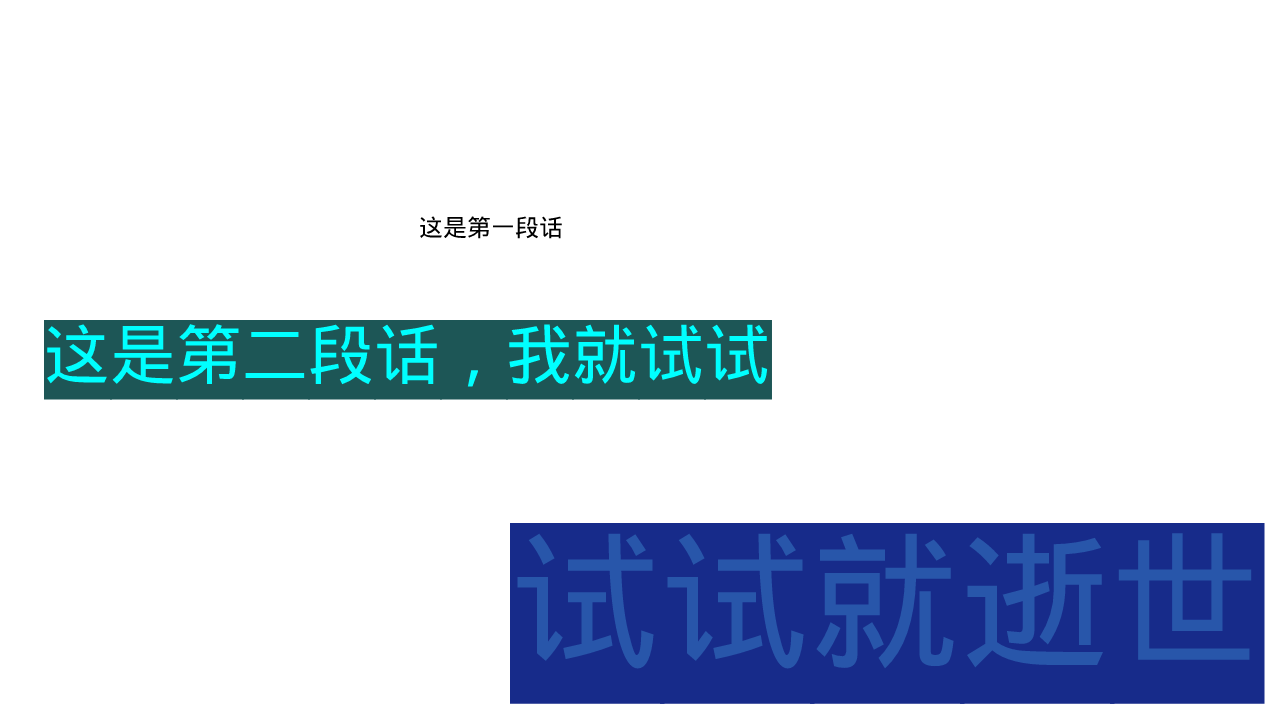
#> input picture images/1.png, 1280 x 720 px, found by its file name
$ python test1.py   (older library calls are emulated)
#> lines starting #> are read from the running program, lines starting #| are printed output that depends on the picture; after the words box and inside, x2 and y2 are one past the last pixel; in counts of white or black regions, pixels touching at a corner belong together
import cv2
import numpy as np


def match_loc(model_imgpath,test_imgpath): # 通过匹配获取目标图片相对位置
#> called with model_imgpath = '../images/1.png', test_imgpath = '../images/1.png'
    model_img = cv2.imread(model_imgpath)
#> model_img is the input picture: shape (720, 1280, 3); mean B, G, R 230.3, 216.6, 206.4
    test_img = cv2.imread(test_imgpath)

    b_model, g_model, r_model = cv2.split(model_img)
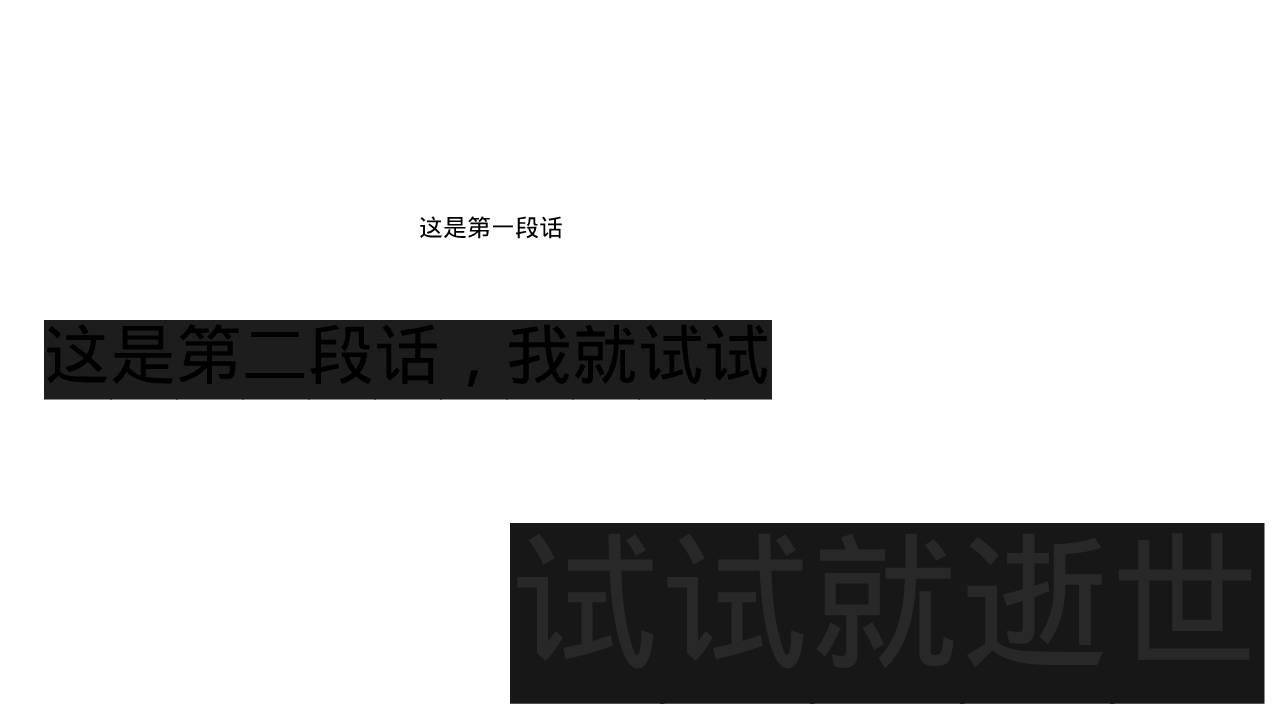
#> r_model: shape (720, 1280); min 0, max 255, mean 206.4
    b_test, g_test, r_test = cv2.split(test_img)
    w, h = g_model.shape[::-1]

    result = cv2.matchTemplate(g_test, g_model, cv2.TM_CCOEFF_NORMED)
#> result = [1]
    (min_val, score, min_loc, max_loc) = cv2.minMaxLoc(result)
#> min_val = 1; score = 1; min_loc = (0, 0); max_loc = (0, 0)
    bottom_right = (max_loc[0] + w, max_loc[1] + h)
#> bottom_right = (1280, 720)
    print('max_loc',max_loc)
#| max_loc (0, 0)
    kuang = cv2.rectangle(test_img, max_loc, bottom_right, 255, 2)
    cv2.imshow('test_img',kuang)
    cv2.waitKey(0)
    return test_img,max_loc, g_test


def Morph_exam(test_img,g_test):
    sobel = cv2.Sobel(g_test, cv2.CV_8U, 1, 0, ksize=3)
    ret, binary = cv2.threshold(sobel, 0, 255, cv2.THRESH_OTSU + cv2.THRESH_BINARY)
    cv2.imshow('binary',binary)
    cv2.waitKey(0)

    # 形态核：膨胀让轮廓突出--- 腐蚀去掉细节--再膨胀，让轮廓更明显
    element1 = cv2.getStructuringElement(cv2.MORPH_RECT, (30, 9))
    element2 = cv2.getStructuringElement(cv2.MORPH_RECT, (24, 6))

    dilation = cv2.dilate(binary, element2, iterations=1)
    erosion = cv2.erode(dilation, element1, iterations=1)
    dilation2 = cv2.dilate(erosion, element2, iterations=2)
    cv2.imshow('dilation2',dilation2)
    cv2.waitKey(0)

    # 查找轮廓和筛选文字区域
    region = []
    _,contours, hierarchy = cv2.findContours(dilation2, cv2.RETR_TREE, cv2.CHAIN_APPROX_SIMPLE)
    for i in range(len(contours)):
        cnt = contours[i]
        area = cv2.contourArea(cnt)
        if (area < 800):
            continue
        rect = cv2.minAreaRect(cnt)
        print("rect is: ",rect)

        # 获取box四点坐标, 根据文字特征，筛选可能是文本区域的矩形。
        box = cv2.boxPoints(rect)
        box = np.int0(box)
        height = abs(box[0][1] - box[2][1])
        width = abs(box[0][0] - box[2][0])
        if (height > width * 1.3):
            continue
        region.append(box)

    # 绘制轮廓
    for box in region:
        cv2.drawContours(test_img, [box], 0, (0, 255, 0), 2)
    cv2.imshow('img', test_img)
    cv2.waitKey(0)
    return region

if __name__ == '__main__':
    model_imgpath = '../images/1.png'
    test_imgpath = '../images/1.png'
    test_img,max_loc, g_test = match_loc(model_imgpath, test_imgpath)
#> max_loc = (0, 0)
    Morph_exam(test_img,g_test)
#> in Morph_exam, `sobel = cv2.Sobel(g_test, cv2.CV_8U, 1, 0, ksize=3)`:
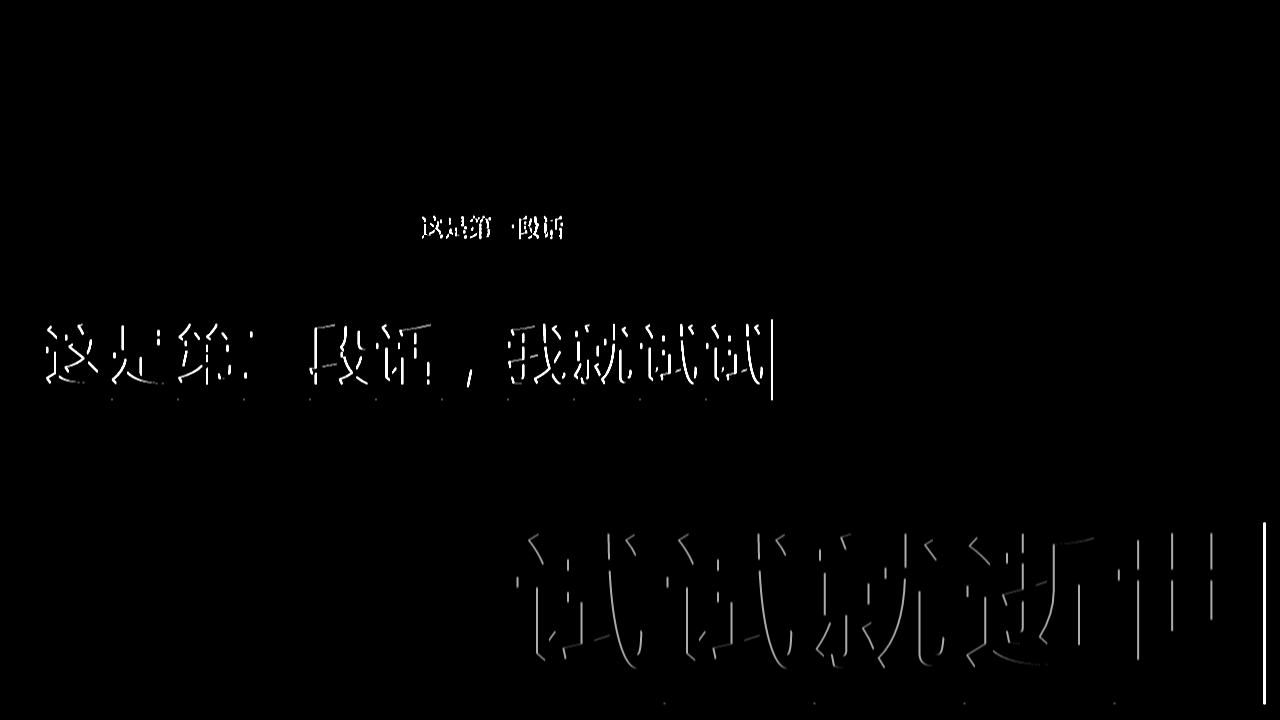
#> sobel: shape (720, 1280); min 0, max 255, mean 2.3
#> in Morph_exam, `ret, binary = cv2.threshold(sobel, 0, 255, cv2.THRESH_OTSU + cv2.THRES..`: ret = 101
#> in Morph_exam, `dilation = cv2.dilate(binary, element2, iterations=1)`:
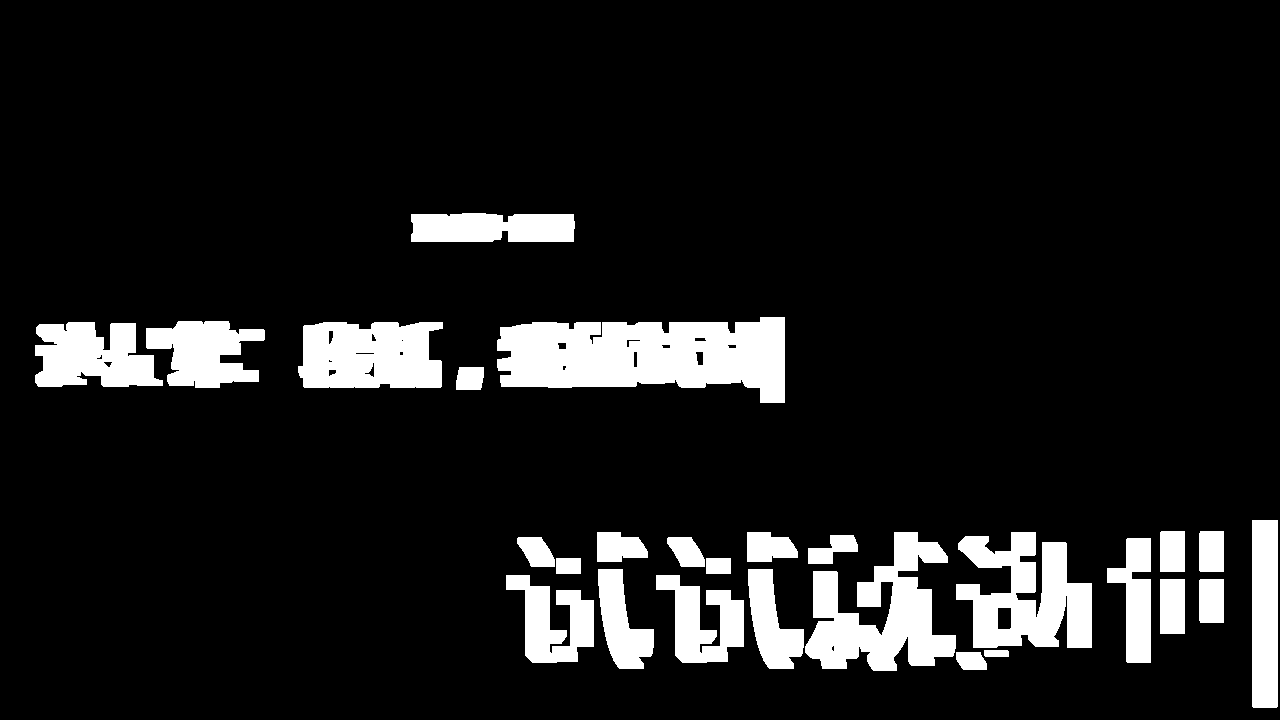
#> dilation: shape (720, 1280); 10.6% white; 27 white regions, largest, box (x1, y1, x2, y2) and area: (497, 317, 785, 403) 18117, (805, 532, 956, 671) 10903, (956, 532, 1092, 648) 9928
#> in Morph_exam, `_,contours, hierarchy = cv2.findContours(dilation2, cv2.RETR_TREE, cv2..`: contours = 17 contours; largest, box (x1, y1, x2, y2) and area: (490, 322, 795, 390) 19042, (749, 589, 1070, 659) 10472, (292, 327, 452, 389) 8290, (28, 331, 164, 387) 5794, (139, 324, 269, 385) 5388
#> the loop in Morph_exam, `for i in range(len(contours)):` made 17 passes
#> (area, rect, box, height, width) on passes 3 to 6: (832.5, ((696, 637.5), (15, 56), -90), [[724, 645], [668, 645], [668, 630], [724, 630]], 15, 56), (832.5, ((546, 637.5), (15, 56), -90), [[574, 645], [518, 645], [518, 630], [574, 630]], 15, 56), (1800.5, ((631, 643.5), (29, 64), -90), [[662, 657], [598, 657], [598, 628], [662, 628]], 29, 64), (851.5, ((996.5, 602), (14, 61), -90), [[1027, 608], [966, 608], [966, 594], [1027, 594]], 14, 61)
#> (printed output is left out)
#> after the loop in Morph_exam, `for i in range(len(contours)):`: region = 15 items
#> the loop in Morph_exam, `for box in region:` made 15 passes
#> box on passes 1 to 8: [[724, 645], [668, 645], [668, 630], [724, 630]], [[574, 645], [518, 645], [518, 630], [574, 630]], [[662, 657], [598, 657], [598, 628], [662, 628]], [[1027, 608], [966, 608], [966, 594], [1027, 594]], [[1069, 658], [749, 658], [749, 589], [1069, 589]], [[1101, 597], [1035, 597], [1035, 583], [1101, 583]], [[1029, 567], [966, 567], [966, 554], [1029, 554]], [[949, 556], [887, 556], [887, 542], [949, 542]]
#> after the loop in Morph_exam, `for box in region:`:
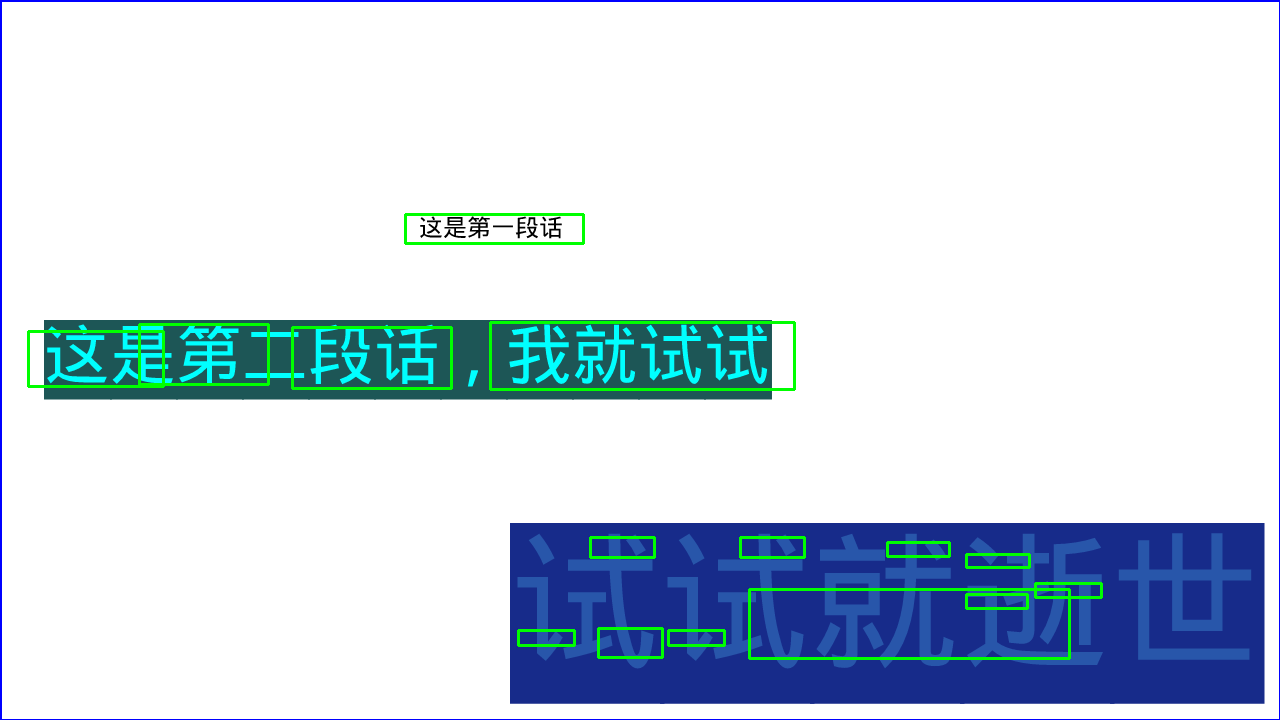
#> test_img: shape (720, 1280, 3); mean B, G, R 228.1, 217.2, 203.9

$ run again, with images/10.png copied over images/1.png
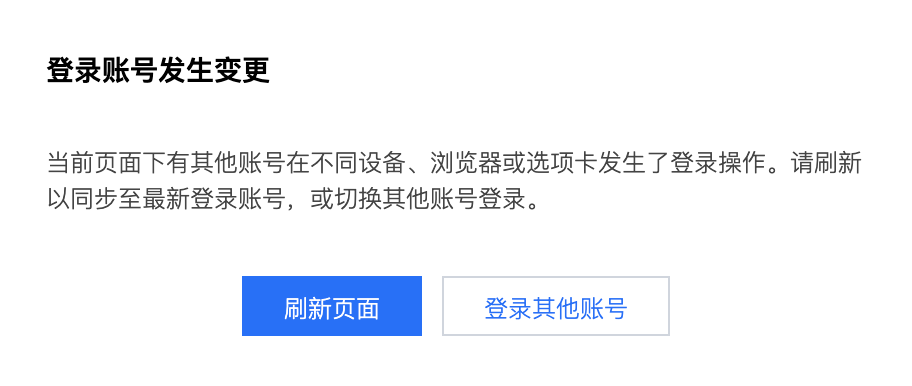
#> input picture images/10.png, 912 x 386 px, found by its file name
#> in match_loc, model_img is the input picture: shape (386, 912, 3); mean B, G, R 248.2, 244, 241.7
#> result = [1]
#> in match_loc, `(min_val, score, min_loc, max_loc) = cv2.minMaxLoc(result)`: min_val = 1; min_loc = (0, 0)
#> bottom_right = (912, 386)
#| max_loc (0, 0)
#> `test_img,max_loc, g_test = match_loc(model_imgpath, test_imgpath)`: max_loc = (0, 0)
#> in Morph_exam, `ret, binary = cv2.threshold(sobel, 0, 255, cv2.THRESH_OTSU + cv2.THRES..`:
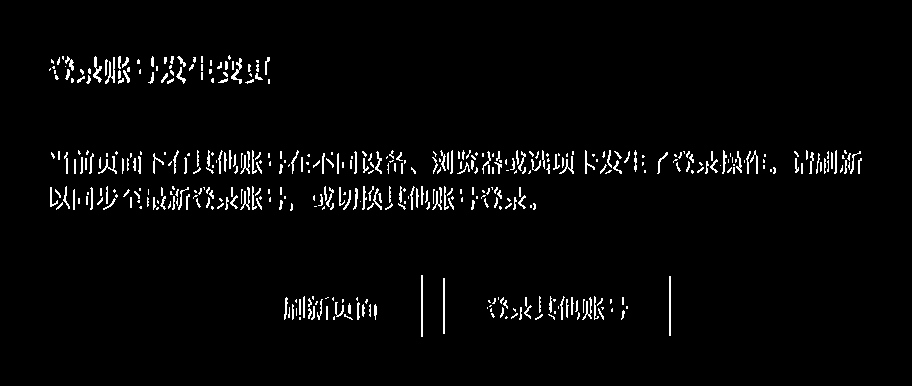
#> binary: shape (386, 912); 2.8% white in thin lines or dots, all inside (x1, y1, x2, y2) = (49, 55, 862, 337)
#> ret = 116
#> dilation: shape (386, 912); 16.2% white; 7 white regions, largest, box (x1, y1, x2, y2) and area: (40, 148, 874, 177) 23163, (39, 184, 548, 214) 13992, (38, 53, 282, 87) 7700
#> erosion: shape (386, 912); 9.1% white; 6 white regions, box (x1, y1, x2, y2) and area: (56, 152, 859, 173) 14091, (54, 188, 534, 209) 8328, (55, 58, 268, 83) 4503, (492, 298, 623, 319) 2495, (288, 298, 375, 319) 1636, (425, 280, 443, 333) 954
#> dilation2: shape (386, 912); 17.9% white; 6 white regions
#> contours = 6 contours; box (x1, y1, x2, y2) and area: (34, 148, 883, 179) 24670, (32, 184, 558, 215) 15060, (33, 54, 292, 89) 8324, (470, 294, 647, 325) 5032, (403, 276, 467, 339) 3906, (266, 294, 399, 325) 3773
#> the loop in Morph_exam, `for i in range(len(contours)):` made 6 passes
#> (area, rect, box, height, width) on passes 1, 2, 4, 5: (5031.5, ((558, 309), (30, 176), -90), [[646, 324], [470, 324], [470, 294], [646, 294]], 30, 176), (3773, ((332, 309), (30, 132), -90), [[398, 324], [266, 324], [266, 294], [398, 294]], 30, 132), (15060.5, ((294.5, 199), (30, 525), -90), [[557, 214], [32, 214], [32, 184], [557, 184]], 30, 525), (24670.5, ((458, 163), (30, 848), -90), [[881, 177], [34, 177], [34, 147], [881, 147]], 30, 847)
#> (printed output is left out)
#> after the loop in Morph_exam, `for i in range(len(contours)):`: region = 6 items
#> the loop in Morph_exam, `for box in region:` made 6 passes
#> box on passes 1 to 6: [[646, 324], [470, 324], [470, 294], [646, 294]], [[398, 324], [266, 324], [266, 294], [398, 294]], [[466, 338], [403, 338], [403, 276], [466, 276]], [[557, 214], [32, 214], [32, 184], [557, 184]], [[881, 177], [34, 177], [34, 147], [881, 147]], [[291, 88], [33, 88], [33, 54], [291, 54]]
#> after the loop in Morph_exam, `for box in region:`:
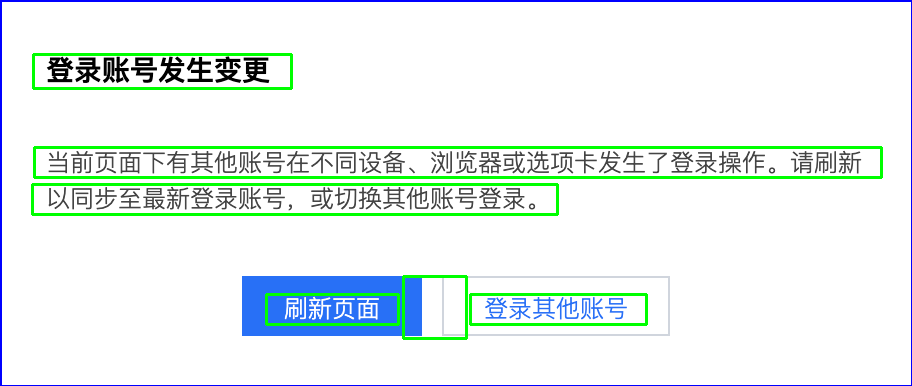
#> test_img: shape (386, 912, 3); mean B, G, R 238.6, 241.6, 230
